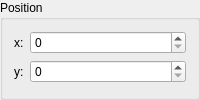
        <widget class="QGroupBox" name="moveGroup">
         <property name="title">
          <string>Position</string>
         </property>
         <property name="flat">
          <bool>false</bool>
         </property>
         <property name="checkable">
          <bool>false</bool>
         </property>
         <property name="checked">
          <bool>false</bool>
         </property>
         <layout class="QVBoxLayout" name="verticalLayout_11">
          <item>
           <layout class="QFormLayout" name="formLayout_3">
            <property name="fieldGrowthPolicy">
             <enum>QFormLayout::AllNonFixedFieldsGrow</enum>
            </property>
            <item row="0" column="0">
             <widget class="QLabel" name="label_offsetX">
              <property name="sizePolicy">
               <sizepolicy hsizetype="MinimumExpanding" vsizetype="Preferred">
                <horstretch>0</horstretch>
                <verstretch>0</verstretch>
               </sizepolicy>
              </property>
              <property name="toolTip">
               <string>Horizontal Translation</string>
              </property>
              <property name="layoutDirection">
               <enum>Qt::LeftToRight</enum>
              </property>
              <property name="text">
               <string>x:</string>
              </property>
              <property name="buddy">
               <cstring>translateXBox</cstring>
              </property>
             </widget>
            </item>
            <item row="0" column="1">
             <widget class="KisIntParseSpinBox" name="translateXBox">
              <property name="sizePolicy">
               <sizepolicy hsizetype="Minimum" vsizetype="Fixed">
                <horstretch>0</horstretch>
                <verstretch>0</verstretch>
               </sizepolicy>
              </property>
              <property name="toolTip">
               <string>Horizontal Translation</string>
              </property>
              <property name="layoutDirection">
               <enum>Qt::LeftToRight</enum>
              </property>
             </widget>
            </item>
            <item row="1" column="1">
             <widget class="KisIntParseSpinBox" name="translateYBox">
              <property name="sizePolicy">
               <sizepolicy hsizetype="Minimum" vsizetype="Fixed">
                <horstretch>0</horstretch>
                <verstretch>0</verstretch>
               </sizepolicy>
              </property>
              <property name="toolTip">
               <string>Vertical Translation</string>
              </property>
             </widget>
            </item>
            <item row="1" column="0">
             <widget class="QLabel" name="label_offsetY">
              <property name="sizePolicy">
               <sizepolicy hsizetype="MinimumExpanding" vsizetype="Preferred">
                <horstretch>0</horstretch>
                <verstretch>0</verstretch>
               </sizepolicy>
              </property>
              <property name="toolTip">
               <string>Vertical Translation</string>
              </property>
              <property name="text">
               <string>y:</string>
              </property>
              <property name="buddy">
               <cstring>translateYBox</cstring>
              </property>
             </widget>
            </item>
           </layout>
          </item>
         </layout>
        </widget>
